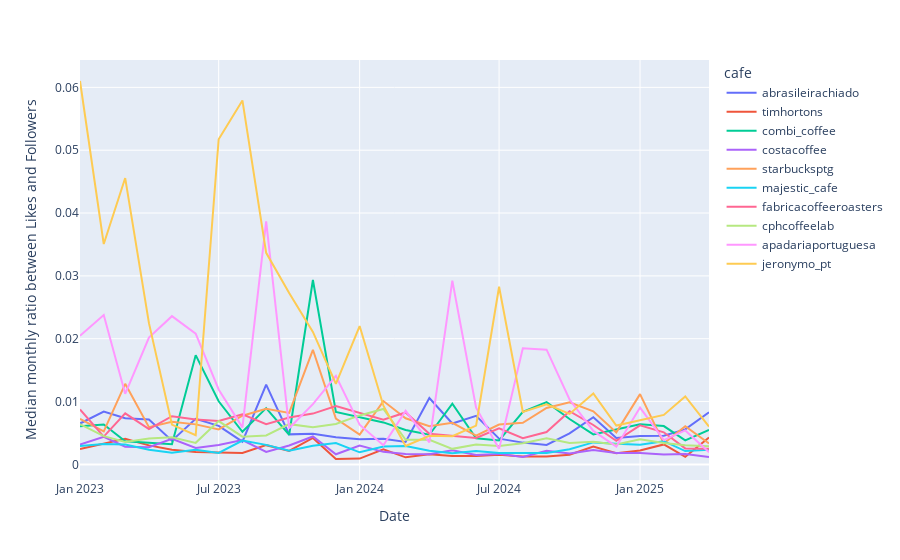

Write notebook code for a chart like this one.
### Code cell
final["month"] = final["day_posted"].dt.month
final["year"] = final["day_posted"].dt.year
final = final[final["year"]>2022]
a = final[["cafe", "var", "month", "year"]]
a = a.groupby(["cafe", "year", "month"])[["var"]].median()
a = a.reset_index()
a["new_date"] = a["year"].astype(str) + "-" + a["month"].astype(str) + "-01"
a["new_date"] = a["new_date"].astype("datetime64[s]")
a = a.sort_values(by="new_date")
px.line(a, x="new_date", y="var", color="cafe", labels={"var": "Median monthly ratio between Likes and Followers",
                                                        "new_date": "Date"})
